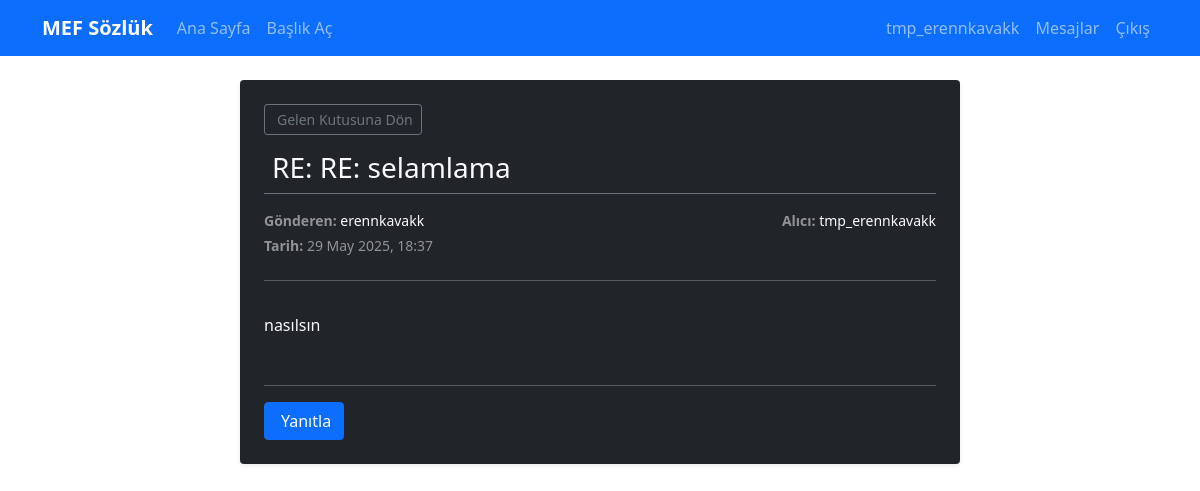
Page /user/message/3 (signed in) on the committed database.
### app/models/user.py (models this page shows, shortened)
class User(UserMixin, db.Model):
    id = db.Column(db.Integer, primary_key=True)
    email = db.Column(db.String(120), unique=True, nullable=False)
    nickname = db.Column(db.String(80), unique=True, nullable=False)
    real_name = db.Column(db.String(100), nullable=False)
    password_hash = db.Column(db.String(128))
    email_confirmed = db.Column(db.Boolean, default=False)
    email_confirmation_token = db.Column(db.String(100), unique=True)
    created_at = db.Column(db.DateTime, default=lambda: datetime.now(timezone.utc))
    last_seen = db.Column(db.DateTime, default=lambda: datetime.now(timezone.utc))
    is_admin = db.Column(db.Boolean, default=False)
    is_active = db.Column(db.Boolean, default=True)
    bio = db.Column(db.Text)
    entries = db.relationship('Entry', backref='author', lazy='dynamic', cascade='all, delete-orphan')
    following = db.relationship('Follow',
                               foreign_keys='Follow.follower_id',
                               backref='follower',
                               lazy='dynamic',
                               cascade='all, delete-orphan')
    followers = db.relationship('Follow',
                               foreign_keys='Follow.followed_id',
                               backref='followed',
                               lazy='dynamic',
                               cascade='all, delete-orphan')
    favorites = db.relationship('Favorite', backref='user', lazy='dynamic', cascade='all, delete-orphan')
    sent_messages = db.relationship('Message',
                                   foreign_keys='Message.sender_id',
                                   backref='sender',
                                   lazy='dynamic',
                                   cascade='all, delete-orphan')
    received_messages = db.relationship('Message',
                                       foreign_keys='Message.recipient_id',
                                       backref='recipient',
                                       lazy='dynamic',
                                       cascade='all, delete-orphan')
    def get_unread_message_count(self):
        return self.received_messages.filter_by(is_read=False).count()

### app/models/social.py (models this page shows, shortened)
class Message(db.Model):
    id = db.Column(db.Integer, primary_key=True)
    sender_id = db.Column(db.Integer, db.ForeignKey('user.id'), nullable=False)
    recipient_id = db.Column(db.Integer, db.ForeignKey('user.id'), nullable=False)
    subject = db.Column(db.String(200), nullable=False)
    content = db.Column(db.Text, nullable=False)
    created_at = db.Column(db.DateTime, default=lambda: datetime.now(timezone.utc))
    is_read = db.Column(db.Boolean, default=False)

### app/routes/user.py (the view)
@bp.route('/message/<int:id>')
@login_required
def view_message(id):
    message = Message.query.get_or_404(id)
    if message.sender_id != current_user.id and message.recipient_id != current_user.id:
        flash('Bu mesajı görme yetkiniz yok.', 'warning') # Flash mesaj kategorisi eklendi
        return redirect(url_for('user.messages'))
    if message.recipient_id == current_user.id and not message.is_read:
        message.mark_as_read()
        db.session.commit()
    page_title = f"Mesaj: {message.subject}" if message.subject else "Mesaj Detayı"
    return render_template('user/view_message.html',
                           message=message,
                           title=page_title,    # Sayfa başlığı eklendi
                           timezone=timezone)   # Timezone eklendi

### app/__init__.py (called while the page is built)
@login_manager.user_loader
def load_user(user_id):
    from app.models.user import User
    return User.query.get(int(user_id))

### app/templates/user/view_message.html (shortened to what this page needs)
{% extends "base.html" %}
{% block content %}
<div class="container mt-4 text-light">
    <div class="row justify-content-center">
        <div class="col-md-9 col-lg-8">
            <div class="bg-dark border-secondary p-4 rounded shadow-sm">
                <div class="mb-4">
                    <a href="{{ url_for('user.messages') }}" class="btn btn-sm btn-outline-secondary mb-3">
                         Gelen Kutusuna Dön
                    </a>
                    <h3 class="border-bottom border-secondary pb-2 mb-3">
                         {{ message.subject }}
                    </h3>
                    <div class="d-flex justify-content-between align-items-center mb-1 flex-wrap">
                        <small class="text-white-50 me-3">
                            <strong>Gönderen:</strong>
                            <a href="{{ url_for('user.profile', nickname=message.sender.nickname) }}" class="link-light hover-underline">{{ message.sender.nickname }}</a>
                        </small>
                        <small class="text-white-50">
                            <strong>Alıcı:</strong>
                            <a href="{{ url_for('user.profile', nickname=message.recipient.nickname) }}" class="link-light hover-underline">{{ message.recipient.nickname }}</a>
                        </small>
                    </div>
                    <small class="text-white-50 d-block">
                        <strong>Tarih:</strong> {{ message.created_at.strftime('%d %B %Y, %H:%M') }}
                    </small>
                </div>
                <hr class="border-secondary">
                <div class="message-content py-3">
                    <p style="white-space: pre-wrap; word-wrap: break-word;">{{ message.content }}</p>
                </div>
                <hr class="border-secondary">
                <div class="mt-3">
                    {% if message.recipient_id == current_user.id %}
                        <a href="{{ url_for('user.send_message', nickname=message.sender.nickname, subject='RE: ' ~ message.subject) }}" class="btn btn-primary">
                             Yanıtla
                        </a>
                    {% endif %}
                </div>
            </div>
        </div>
    </div>
</div>
{% endblock %}

### app/templates/base.html (shortened to what this page needs)
<!DOCTYPE html>
<html lang="tr">
<head>
    <link href="https://cdn.jsdelivr.net/npm/bootstrap@5.1.3/dist/css/bootstrap.min.css" rel="stylesheet">
    <link href="{{ url_for('static', filename='css/style.css') }}" rel="stylesheet">
</head>
<body>
    <nav class="navbar navbar-expand-lg navbar-dark bg-primary">
        <div class="container">
            <a class="navbar-brand" href="{{ url_for('main.index') }}">MEF Sözlük</a>
            <div class="navbar-nav me-auto">
                <a class="nav-link" href="{{ url_for('main.index') }}">Ana Sayfa</a>
                {% if current_user.is_authenticated %}
                    <a class="nav-link" href="{{ url_for('entry.create_title') }}">Başlık Aç</a>
                {% endif %}
            </div>
            <div class="navbar-nav">
                {% if current_user.is_authenticated %}
                    <a class="nav-link" href="{{ url_for('user.profile', nickname=current_user.nickname) }}">
                        {{ current_user.nickname }}
                    </a>
                    <a class="nav-link" href="{{ url_for('user.messages') }}">
                        Mesajlar
                    </a>
                    <a class="nav-link" href="{{ url_for('auth.logout') }}">Çıkış</a>
                {% else %}
                    <a class="nav-link" href="{{ url_for('auth.login') }}">Giriş</a>
                    <a class="nav-link" href="{{ url_for('auth.register') }}">Kayıt Ol</a>
                {% endif %}
            </div>
        </div>
    </nav>
    <div class="container mt-4">
        {% block content %}{% endblock %}
    </div>
</body>
</html>

### app/static/css/style.css (style rules this page uses)
.navbar-brand { font-weight: bold; }
a[href*="/user/"] { font-weight: 500; text-decoration: none; }

### rows in the picture
User: nickname "tmp_erennkavakk", recipient.nickname "tmp_erennkavakk"
Message: subject "RE: RE: selamlama", created_at "29 May 2025, 18:37", content "nasılsın"
User: sender.nickname "erennkavakk"
